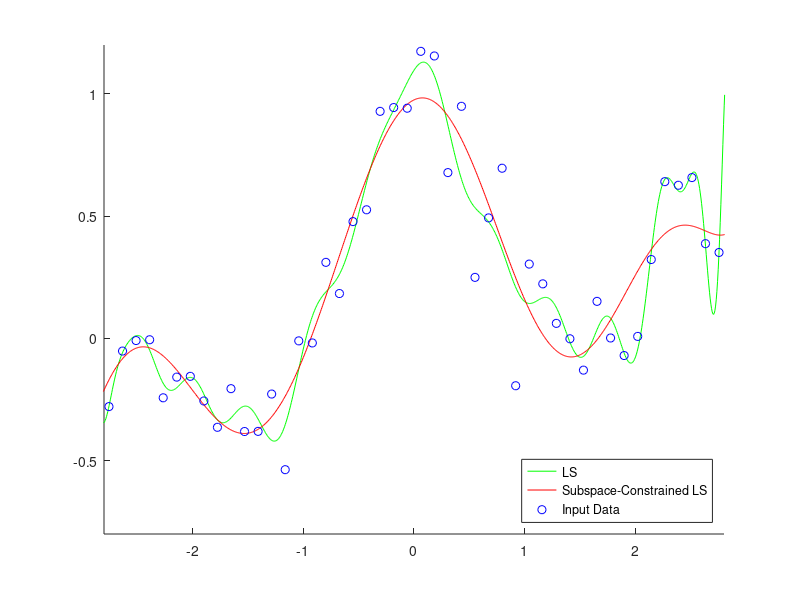

MATLAB code for this plot: (Note: this script raises an error after producing the figure.)
%% Example 4.1 Subspace-Constrained Regression with Least Square Method
%
% * *Result in book* : Figure 4.1
% * *Code in book* : Figure 4.3
% * *Output* : |eg4_1.png|
% * *Usage* : |eg4_1(), eg4_1(50, 1000)|
%
%% Source Code
function eg4_1(n, N)
	% init
	rng(0);
	% recommended, use it in future instead of
	% rand('state', 0); randn('state', 0);
	if nargin < 2
		n = 50; N = 1000;
	end

	% constant
	x = linspace(-3, 3, n)';
	X = linspace(-3, 3, N)';
	pix = pi * x;
	y = sin(pix) ./ (pix) + 0.1 * x + 0.2 * randn(n, 1);

	% base function
	p(:, 1) = ones(n, 1);
	P(:, 1) = ones(N, 1);
	for jj = 1 : 15
		p(:, 2 * jj) = sin(jj / 2 * x);
		p(:, 2 * jj + 1) = cos(jj / 2 * x);
		P(:, 2 * jj) = sin(jj / 2 * X);
		P(:, 2 * jj + 1) = cos(jj / 2 * X);
	end

	% solve
	t1 = p \ y;
	F1 = P * t1;
	t2 = (p * diag([ones(1, 11) zeros(1, 20)])) \ y;
	F2 = P * t2;

	% plot
	figure('Name', 'example 4-1'); clf; hold on;

	% plot figure 1
	plot(X, F1, 'g-', X, F2, 'r-', x, y, 'bo');
	legend('LS', 'Subspace-Constrained LS', 'Input Data', 'Location', 'southeast');
	axis([-2.8, 2.8 -0.8 1.2]);
	setFigure(gca, 'LS & Subspace-Constrained LS');

	% save figure
	saveas(gcf, 'eg4_1', 'png');
end